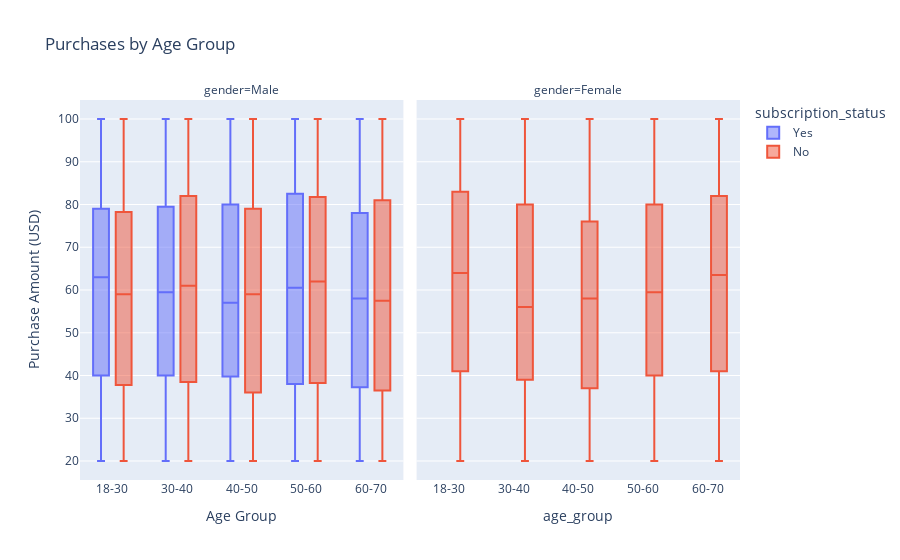

Write notebook code for a chart like this one.
### Code cell
# Box plot of previous purchases by category, colored by subscription status, faceted by age group
fig = px.box(customer_df, 
             x='age_group', 
             y='purchase_amount_usd', 
             color='subscription_status',
             facet_col='gender',
             #facet_row='promo_code',
             category_orders={'age_group': age_group_order},  
             title='Purchases by Age Group')

fig.update_layout(
    xaxis_title='Age Group',
    yaxis_title='Purchase Amount (USD)',
) 
fig.show()

### Figure 1 — Plotly figure (JSON) as saved in the notebook; plotly's stock layout.template omitted (floating-point values rounded to 4 significant figures; data arrays with more than 128 entries replaced by an {"elided": "..."} marker saying what was removed)
{"data": [{"alignmentgroup": "True", "hovertemplate": "subscription_status=Yes<br>gender=Male<br>age_group=%{x}<br>purchase_amount_usd=%{y}<extra></extra>", "legendgroup": "Yes", "marker": {"color": "#636efa"}, "name": "Yes", "notched": false, "offsetgroup": "Yes", "orientation": "v", "showlegend": true, "type": "box", "x": {"elided": "1053 str values"}, "x0": " ", "xaxis": "x", "y": {"elided": "1053 int values"}, "y0": " ", "yaxis": "y"}, {"alignmentgroup": "True", "hovertemplate": "subscription_status=No<br>gender=Male<br>age_group=%{x}<br>purchase_amount_usd=%{y}<extra></extra>", "legendgroup": "No", "marker": {"color": "#EF553B"}, "name": "No", "notched": false, "offsetgroup": "No", "orientation": "v", "showlegend": true, "type": "box", "x": {"elided": "1599 str values"}, "x0": " ", "xaxis": "x", "y": {"elided": "1599 int values"}, "y0": " ", "yaxis": "y"}, {"alignmentgroup": "True", "hovertemplate": "subscription_status=No<br>gender=Female<br>age_group=%{x}<br>purchase_amount_usd=%{y}<extra></extra>", "legendgroup": "No", "marker": {"color": "#EF553B"}, "name": "No", "notched": false, "offsetgroup": "No", "orientation": "v", "showlegend": false, "type": "box", "x": {"elided": "1248 str values"}, "x0": " ", "xaxis": "x2", "y": {"elided": "1248 int values"}, "y0": " ", "yaxis": "y2"}], "layout": {"annotations": [{"font": {}, "showarrow": false, "text": "gender=Male", "x": 0.245, "xanchor": "center", "xref": "paper", "y": 1, "yanchor": "bottom", "yref": "paper"}, {"font": {}, "showarrow": false, "text": "gender=Female", "x": 0.755, "xanchor": "center", "xref": "paper", "y": 1, "yanchor": "bottom", "yref": "paper"}], "autosize": true, "boxmode": "group", "legend": {"title": {"text": "subscription_status"}, "tracegroupgap": 0}, "title": {"text": "Purchases by Age Group"}, "xaxis": {"anchor": "y", "autorange": true, "categoryarray": ["18-30", "30-40", "40-50", "50-60", "60-70"], "categoryorder": "array", "domain": [0, 0.49], "range": [-0.5, 4.5], "title": {"text": "Age Group"}, "type": "category"}, "xaxis2": {"anchor": "y2", "autorange": true, "categoryarray": ["18-30", "30-40", "40-50", "50-60", "60-70"], "categoryorder": "array", "domain": [0.51, 1], "matches": "x", "range": [-0.5, 4.5], "title": {"text": "age_group"}, "type": "category"}, "yaxis": {"anchor": "x", "autorange": true, "domain": [0, 1], "range": [15.56, 104.4], "title": {"text": "Purchase Amount (USD)"}, "type": "linear"}, "yaxis2": {"anchor": "x2", "autorange": true, "domain": [0, 1], "matches": "y", "range": [15.56, 104.4], "showticklabels": false, "type": "linear"}}}
